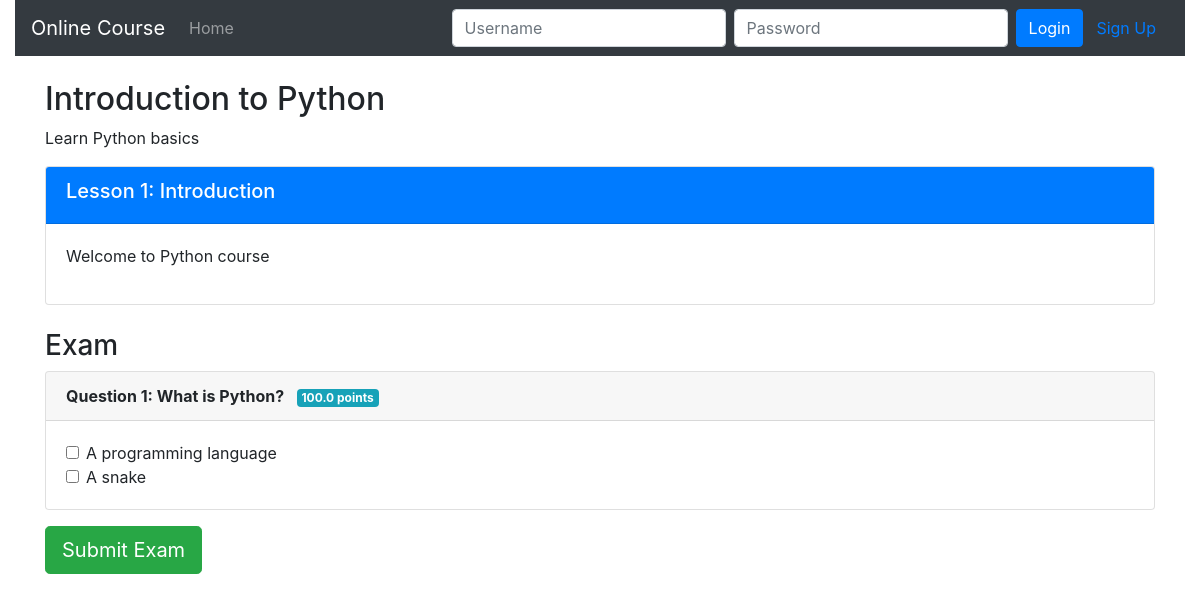
Page /onlinecourse/1/ on the committed database.
### onlinecourse/models.py (models this page shows, shortened)
class Course(models.Model):
    name = models.CharField(max_length=100)
    description = models.CharField(max_length=2000)
    pub_date = models.DateField(null=True)
    instructors = models.ManyToManyField(Instructor)
    users = models.ManyToManyField(
        User,
        through='Enrollment',
        blank=True,
    )
    total_enrollment = models.IntegerField(default=0)
    image = models.ImageField(upload_to='course_images/', blank=True, null=True)

class Lesson(models.Model):
    title = models.CharField(max_length=200, default="title")
    order = models.IntegerField(default=0)
    course = models.ForeignKey(Course, on_delete=models.CASCADE)
    content = models.TextField()

class Question(models.Model):
    course = models.ForeignKey(Course, on_delete=models.CASCADE)
    content = models.TextField()
    grade = models.FloatField(default=50.0)

class Choice(models.Model):
    question = models.ForeignKey(Question, on_delete=models.CASCADE)
    content = models.CharField(max_length=200)
    is_correct = models.BooleanField(default=False)

### onlinecourse/views.py (the view)
# urls.py: path('<int:course_id>/', views.course_details, name='course_details_bootstrap'),
def course_details(request, course_id):
    course = get_object_or_404(Course, pk=course_id)
    context = {'course': course}
    return render(request, 'onlinecourse/course_details_bootstrap.html', context)

### onlinecourse/templates/onlinecourse/course_details_bootstrap.html (shortened to what this page needs)
{% load static %}
<!DOCTYPE html>
<html lang="en">
<head>
    <link rel="stylesheet" href="https://maxcdn.bootstrapcdn.com/bootstrap/4.5.2/css/bootstrap.min.css"/>
</head>
<body>
<div class="container-fluid">
    <nav class="navbar navbar-expand-lg navbar-dark bg-dark">
        <a class="navbar-brand" href="#">Online Course</a>
        <div class="collapse navbar-collapse">
            <ul class="navbar-nav mr-auto">
                <li class="nav-item">
                    <a class="nav-link" href="{% url 'onlinecourse:index' %}">Home</a>
                </li>
            </ul>
            {% if user.is_authenticated %}
            <ul class="navbar-nav">
                <li class="nav-item">
                    <a class="nav-link" href="{% url 'onlinecourse:logout' %}">Logout</a>
                </li>
            </ul>
            {% else %}
            <form class="form-inline" action="{% url 'onlinecourse:login' %}" method="post">
                <input class="form-control mr-2" type="text" name="username" placeholder="Username"/>
                <input class="form-control mr-2" type="password" name="psw" placeholder="Password"/>
                <button class="btn btn-primary" type="submit">Login</button>
                <a class="btn btn-link" href="{% url 'onlinecourse:registration' %}">Sign Up</a>
            </form>
            {% endif %}
        </div>
    </nav>
    <div class="container mt-4">
        <h2>{{ course.name }}</h2>
        <p>{{ course.description }}</p>
        <form action="{% url 'onlinecourse:submit' course.id %}" method="post">
            {% for lesson in course.lesson_set.all %}
            <div class="card mb-3">
                <div class="card-header bg-primary text-white">
                    <h5>Lesson {{ lesson.order }}: {{ lesson.title }}</h5>
                </div>
                <div class="card-body">
                    <p>{{ lesson.content }}</p>
                </div>
            </div>
            {% endfor %}
            <h3 class="mt-4">Exam</h3>
            {% for question in course.question_set.all %}
            <div class="card mb-3">
                <div class="card-header">
                    <strong>Question {{ forloop.counter }}: {{ question.content }}</strong>
                    <span class="badge badge-info ml-2">{{ question.grade }} points</span>
                </div>
                <div class="card-body">
                    {% for choice in question.choice_set.all %}
                    <div class="form-check">
                        <input class="form-check-input"
                               type="checkbox"
                               name="choice"
                               value="{{ choice.id }}"
                               id="choice_{{ choice.id }}"/>
                        <label class="form-check-label" for="choice_{{ choice.id }}">
                            {{ choice.content }}
                        </label>
                    </div>
                    {% endfor %}
                </div>
            </div>
            {% endfor %}
            <button type="submit" class="btn btn-success btn-lg mb-4">Submit Exam</button>
        </form>
    </div>
</div>
</body>
</html>

### rows in the picture
Course: name "Introduction to Python", description "Learn Python basics"
Lesson: order "1", title "Introduction", content "Welcome to Python course"
Question: content "What is Python?", grade "100.0"
Choice: content "A programming language"
Choice: content "A snake"
